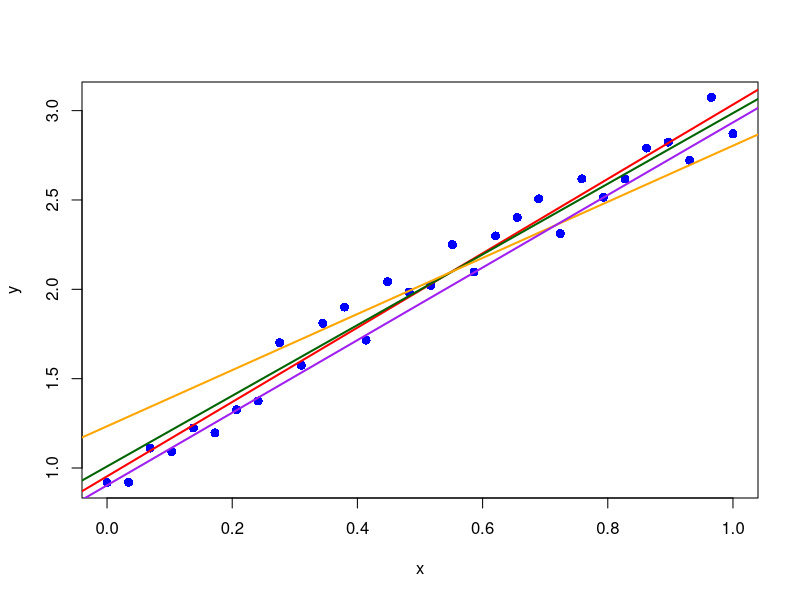

This figure's R source:
f <- function(x, y) 1/2*(x^2+4*y^2)
library(Deriv)
f_prime_x <- Deriv(f, "x")
f_prime_y <- Deriv(f, "y")
grad <- function(x, y)
  c(f_prime_x(x, y),
    f_prime_y(x, y))

# Adagrad
x <- 4; y <- 2
eta <- 1; G <- 0
theta <- c(x, y)
epsilon <- 10^-8
for (i in 1:3) {
  cat(theta, " ")
  g <- grad(theta[1], theta[2])
  G <- G + g*g
  theta <- theta - eta / (sqrt(G) + epsilon) * g
  cat(g, G, theta, "\n")
}

# RMSprop
x <- 4; y <- 2
eta <- 0.1; v <- 0
theta <- c(x, y)
epsilon <- 10^-8
beta <- 0.9
for (i in 1:3000) {
  cat(theta, " ")
  g <- grad(theta[1], theta[2])
  v <- beta * v + (1 - beta)*g*g
  theta <- theta - eta / (sqrt(v) + epsilon) * g
  cat(g, v, theta, "\n")
}

################################################

i <- 1:30
x <- (i-1)/29
e <- 0.15*sin(10*i^3)
y <- 2*x+1+e
df <- data.frame(x, y)
plot(df, pch=16, col="blue", cex=1.2)
OLS <- lm(y ~ x, data=df)
abline(OLS, col="red", lwd=2)

A <- cbind(1, df$x)
y <- as.matrix(df$y)
eta <- 0.1
n <- nrow(A)
iter <- 350

# GD
theta <- c(0, 0)
for (i in 1:iter) {
  g <- 1/n * t(A) %*% (A %*% theta - y)
  theta <- theta - eta * g
}
theta
abline(a=theta[1], b=theta[2], col="darkgreen", lwd=2)

# Adagrad
theta <- c(0, 0)
G <- 0
epsilon <- 10^-8
for (i in 1:iter) {
  g <- 1/n * t(A) %*% (A %*% theta - y)
  G <- G + g*g
  theta <- theta - eta / (sqrt(G)+epsilon) * g
}
theta
abline(a=theta[1], b=theta[2], col="orange", lwd=2)

# RMSprop
theta <- c(0, 0)
v <- 0
epsilon <- 10^-8
beta <- 0.9
for (i in 1:iter) {
  g <- 1/n * t(A) %*% (A %*% theta - y)
  v <- beta * v + (1-beta)*g*g
  theta <- theta - eta / (sqrt(v)+epsilon) * g
}
theta
abline(a=theta[1], b=theta[2], col="purple", lwd=2)
